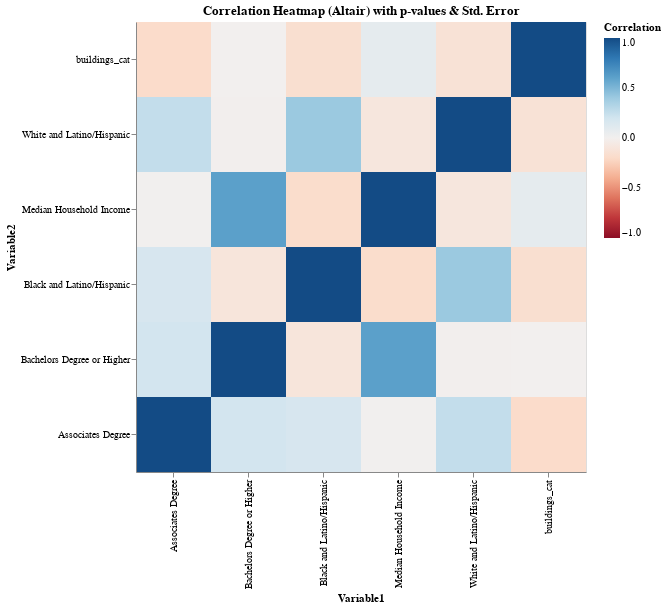

Notebook source saved alongside this figure:
### Code cell
#| echo: true
#| code-fold: true

merged_long = pd.concat([
    corr_df.stack().rename('Correlation'),
    pval_df.stack().rename('p_value'),
    stderr_df.stack().rename('std_err')
], axis=1).reset_index().rename(columns={'level_0': 'Variable1', 'level_1': 'Variable2'})


heatmap = alt.Chart(merged_long).mark_rect().encode(
    x=alt.X('Variable1:O', sort=sorted(merged_long["Variable1"].unique())),
    y=alt.Y('Variable2:O', sort=sorted(merged_long["Variable2"].unique()), scale=alt.Scale(reverse=True)),
    color=alt.Color('Correlation:Q',
                    scale=alt.Scale(scheme='redblue', domain=(-1, 1))),
    tooltip=[
        alt.Tooltip('Variable1:N'),
        alt.Tooltip('Variable2:N'),
        alt.Tooltip('Correlation:Q', format=".3f"),
        alt.Tooltip('p_value:Q', format=".3g"),
        alt.Tooltip('std_err:Q', format=".3g")
    ]
).properties(
    width=450,
    height=450,
    title="Correlation Heatmap (Altair) with p-values & Std. Error"
)


heatmap.display()

### Figure 1 — Vega-Lite specification as saved in the notebook (floating-point values rounded to 4 significant figures)
{"config": {"view": {"continuousWidth": 300, "continuousHeight": 300}}, "data": {"name": "data-101bf3c89e43bea5d81435ea99058a2b"}, "mark": {"type": "rect"}, "encoding": {"color": {"field": "Correlation", "scale": {"domain": [-1, 1], "scheme": "redblue"}, "type": "quantitative"}, "tooltip": [{"field": "Variable1", "type": "nominal"}, {"field": "Variable2", "type": "nominal"}, {"field": "Correlation", "format": ".3f", "type": "quantitative"}, {"field": "p_value", "format": ".3g", "type": "quantitative"}, {"field": "std_err", "format": ".3g", "type": "quantitative"}], "x": {"field": "Variable1", "sort": ["Associates Degree", "Bachelors Degree or Higher", "Black and Latino/Hispanic", "Median Household Income", "White and Latino/Hispanic", "buildings_cat"], "type": "ordinal"}, "y": {"field": "Variable2", "scale": {"reverse": true}, "sort": ["Associates Degree", "Bachelors Degree or Higher", "Black and Latino/Hispanic", "Median Household Income", "White and Latino/Hispanic", "buildings_cat"], "type": "ordinal"}}, "height": 450, "title": "Correlation Heatmap (Altair) with p-values & Std. Error", "width": 450, "$schema": "https://vega.github.io/schema/vega-lite/v5.14.1.json", "datasets": {"data-101bf3c89e43bea5d81435ea99058a2b": [{"Variable1": "Median Household Income", "Variable2": "Median Household Income", "Correlation": 1.0, "p_value": 0.0, "std_err": 0.0}, {"Variable1": "Median Household Income", "Variable2": "Bachelors Degree or Higher", "Correlation": 0.6078, "p_value": 1.449e-42, "std_err": 0.03941}, {"Variable1": "Median Household Income", "Variable2": "Associates Degree", "Correlation": 0.008413, "p_value": 0.8655, "std_err": 0.04963}, {"Variable1": "Median Household Income", "Variable2": "buildings_cat", "Correlation": 0.07997, "p_value": 0.1068, "std_err": 0.04947}, {"Variable1": "Median Household Income", "Variable2": "White and Latino/Hispanic", "Correlation": -0.09304, "p_value": 0.06045, "std_err": 0.04941}, {"Variable1": "Median Household Income", "Variable2": "Black and Latino/Hispanic", "Correlation": -0.1814, "p_value": 0.0002293, "std_err": 0.04881}, {"Variable1": "Bachelors Degree or Higher", "Variable2": "Median Household Income", "Correlation": 0.6078, "p_value": 1.449e-42, "std_err": 0.03941}, {"Variable1": "Bachelors Degree or Higher", "Variable2": "Bachelors Degree or Higher", "Correlation": 1.0, "p_value": 0.0, "std_err": 0.0}, {"Variable1": "Bachelors Degree or Higher", "Variable2": "Associates Degree", "Correlation": 0.1968, "p_value": 6.256e-05, "std_err": 0.04866}, {"Variable1": "Bachelors Degree or Higher", "Variable2": "buildings_cat", "Correlation": 0.0007159, "p_value": 0.9885, "std_err": 0.04963}, {"Variable1": "Bachelors Degree or Higher", "Variable2": "White and Latino/Hispanic", "Correlation": -0.007511, "p_value": 0.8798, "std_err": 0.04963}, {"Variable1": "Bachelors Degree or Higher", "Variable2": "Black and Latino/Hispanic", "Correlation": -0.1002, "p_value": 0.04301, "std_err": 0.04938}, {"Variable1": "Associates Degree", "Variable2": "Median Household Income", "Correlation": 0.008413, "p_value": 0.8655, "std_err": 0.04963}, {"Variable1": "Associates Degree", "Variable2": "Bachelors Degree or Higher", "Correlation": 0.1968, "p_value": 6.256e-05, "std_err": 0.04866}, {"Variable1": "Associates Degree", "Variable2": "Associates Degree", "Correlation": 1.0, "p_value": 0.0, "std_err": 0.0}, {"Variable1": "Associates Degree", "Variable2": "buildings_cat", "Correlation": -0.1916, "p_value": 9.875e-05, "std_err": 0.04871}, {"Variable1": "Associates Degree", "Variable2": "White and Latino/Hispanic", "Correlation": 0.2558, "p_value": 1.618e-07, "std_err": 0.04798}, {"Variable1": "Associates Degree", "Variable2": "Black and Latino/Hispanic", "Correlation": 0.1712, "p_value": 0.0005136, "std_err": 0.0489}, {"Variable1": "buildings_cat", "Variable2": "Median Household Income", "Correlation": 0.07997, "p_value": 0.1068, "std_err": 0.04947}, {"Variable1": "buildings_cat", "Variable2": "Bachelors Degree or Higher", "Correlation": 0.0007159, "p_value": 0.9885, "std_err": 0.04963}, {"Variable1": "buildings_cat", "Variable2": "Associates Degree", "Correlation": -0.1916, "p_value": 9.875e-05, "std_err": 0.04871}, {"Variable1": "buildings_cat", "Variable2": "buildings_cat", "Correlation": 1.0, "p_value": 0.0, "std_err": 0.0}, {"Variable1": "buildings_cat", "Variable2": "White and Latino/Hispanic", "Correlation": -0.1272, "p_value": 0.0101, "std_err": 0.04923}, {"Variable1": "buildings_cat", "Variable2": "Black and Latino/Hispanic", "Correlation": -0.1595, "p_value": 0.001229, "std_err": 0.04899}, {"Variable1": "White and Latino/Hispanic", "Variable2": "Median Household Income", "Correlation": -0.09304, "p_value": 0.06045, "std_err": 0.04941}, {"Variable1": "White and Latino/Hispanic", "Variable2": "Bachelors Degree or Higher", "Correlation": -0.007511, "p_value": 0.8798, "std_err": 0.04963}, {"Variable1": "White and Latino/Hispanic", "Variable2": "Associates Degree", "Correlation": 0.2558, "p_value": 1.618e-07, "std_err": 0.04798}, {"Variable1": "White and Latino/Hispanic", "Variable2": "buildings_cat", "Correlation": -0.1272, "p_value": 0.0101, "std_err": 0.04923}, {"Variable1": "White and Latino/Hispanic", "Variable2": "White and Latino/Hispanic", "Correlation": 1.0, "p_value": 0.0, "std_err": 0.0}, {"Variable1": "White and Latino/Hispanic", "Variable2": "Black and Latino/Hispanic", "Correlation": 0.4052, "p_value": 1.488e-17, "std_err": 0.04537}, {"Variable1": "Black and Latino/Hispanic", "Variable2": "Median Household Income", "Correlation": -0.1814, "p_value": 0.0002293, "std_err": 0.04881}, {"Variable1": "Black and Latino/Hispanic", "Variable2": "Bachelors Degree or Higher", "Correlation": -0.1002, "p_value": 0.04301, "std_err": 0.04938}, {"Variable1": "Black and Latino/Hispanic", "Variable2": "Associates Degree", "Correlation": 0.1712, "p_value": 0.0005136, "std_err": 0.0489}, {"Variable1": "Black and Latino/Hispanic", "Variable2": "buildings_cat", "Correlation": -0.1595, "p_value": 0.001229, "std_err": 0.04899}, {"Variable1": "Black and Latino/Hispanic", "Variable2": "White and Latino/Hispanic", "Correlation": 0.4052, "p_value": 1.488e-17, "std_err": 0.04537}, {"Variable1": "Black and Latino/Hispanic", "Variable2": "Black and Latino/Hispanic", "Correlation": 1.0, "p_value": 0.0, "std_err": 0.0}]}}
